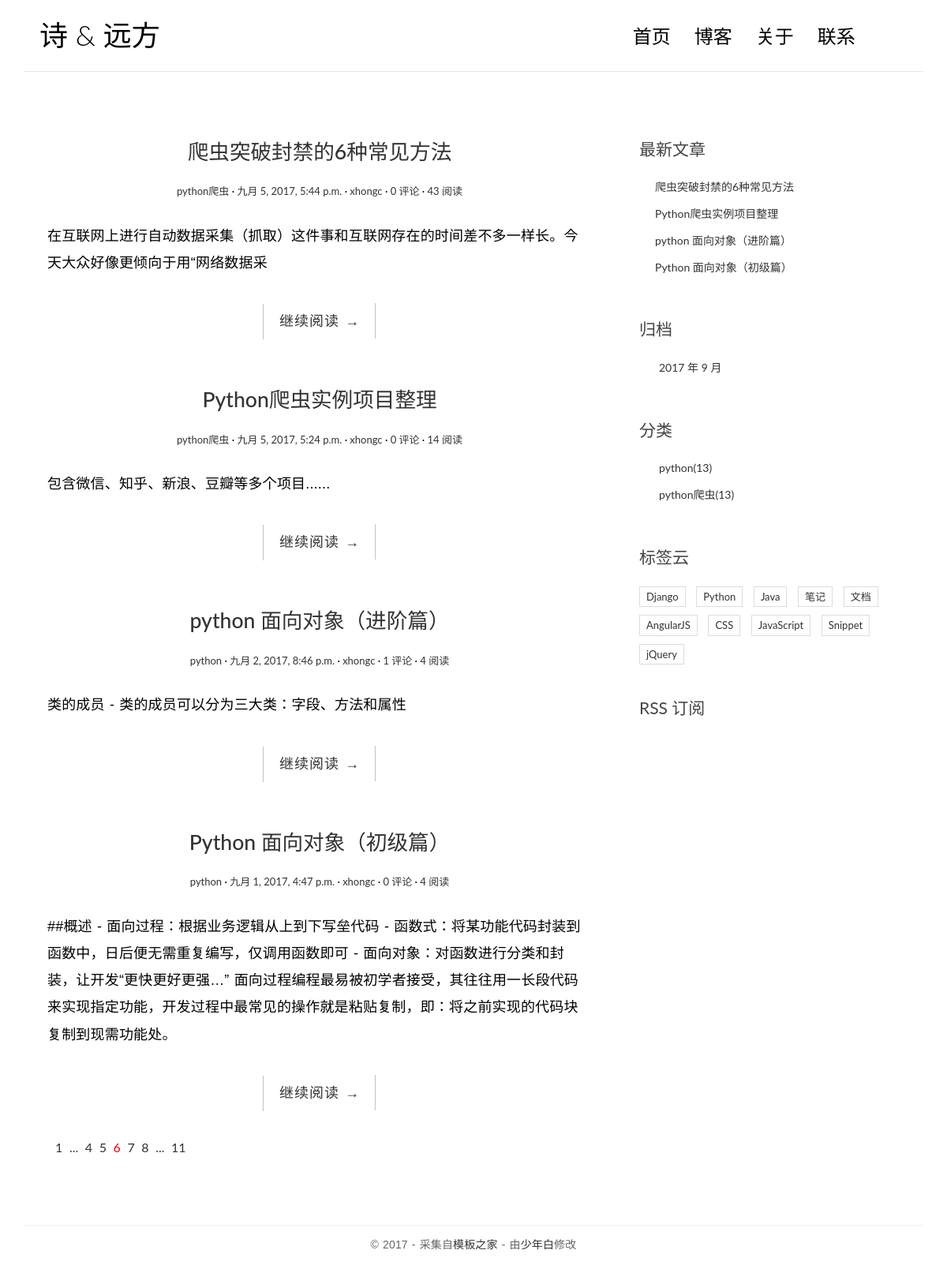
The page / on the database its author committed.
### blog/models.py (models this page shows, shortened)
class Post(models.Model):
    title = models.CharField(max_length=70)
    body = models.TextField()
    created_time = models.DateTimeField()
    modified_time = models.DateTimeField()
    excerpt = models.CharField(max_length=200,blank=True)
    category = models.ForeignKey(Category)
    tags = models.ManyToManyField(Tag,blank=True)
    author = models.ForeignKey(User)
    views = models.PositiveIntegerField(default=0)
    def get_absolute_url(self):
        return reverse('blog:detail',kwargs={'pk':self.pk})

class Category(models.Model):
    name = models.CharField(max_length=100)

### blog/views.py (the view)
# urls.py: url(r'^$',views.index,name='index'),
def index(request):
    post_list = Post.objects.all().order_by('-created_time')
    return render(request,'blog/index.html',context={'post_list':post_list})

### blog/templatetags/blog_tags.py (called while the page is built)
@register.simple_tag
def get_recent_posts(num=5):
    return Post.objects.all().order_by('-created_time')[:num]

@register.simple_tag
def archives():
    return Post.objects.dates('created_time','month',order='DESC')

@register.simple_tag
def get_categories():
    return Category.objects.all()

### templates/blog/index.html
{% extends 'base.html' %}
{% block main %}
              {% for post in post_list %}
                <article class="post post-{{ post.pk }}">
                    <header class="entry-header">
                        <h1 class="entry-title">
                            <a href="{{ post.get_absolute_url }}">{{  post.title }}</a>
                        </h1>
                        <div class="entry-meta">
                            <span class="post-category"><a href="#">{{ post.category.name }}</a></span>
                            <span class="post-date"><a href="#"><time class="entry-date"
                                                                      datetime="{{ post.created_time }}">{{ post.created_time }}</time></a></span>
                            <span class="post-author"><a href="#">{{ post.author }}</a></span>
                            <span class="comments-link"><a href="#">{{ post.comment_set.count }} 评论</a></span>
                            <span class="views-count"><a href="{{ post.get_absolute_url }}">{{ post.views }} 阅读</a></span>
                        </div>
                    </header>
                    <div class="entry-content clearfix">
                        <p>{{ post.excerpt }}</p>
                        <div class="read-more cl-effect-14">
                            <a href="{{ post.get_absolute_url }}" class="more-link">继续阅读 <span class="meta-nav">→</span></a>
                        </div>
                    </div>
                </article>
              {% empty %}
                <div class="no-post">暂时还未发布文章！！！</div>
              {% endfor %}
                <div class="pagination">
                    <ul>
                        <li><a href="">1</a></li>
                        <li><a href="">...</a></li>
                        <li><a href="">4</a></li>
                        <li><a href="">5</a></li>
                        <li class="current"><a href="">6</a></li>
                        <li><a href="">7</a></li>
                        <li><a href="">8</a></li>
                        <li><a href="">...</a></li>
                        <li><a href="">11</a></li>
                    </ul>
                </div>
{% endblock main %}

### templates/base.html (shortened to what this page needs)
{% load staticfiles %}
{% load blog_tags %}
<!DOCTYPE html>
<html>
<head>
    <link rel="stylesheet" href="https://cdn.bootcss.com/bootstrap/3.3.7/css/bootstrap.min.css">
    <link rel="stylesheet" href="http://code.ionicframework.com/ionicons/2.0.1/css/ionicons.min.css">
    <link rel="stylesheet" href="{% static 'blog/css/pace.css' %}">
    <link rel="stylesheet" href="{% static 'blog/css/custom.css'%}">
    <link rel="stylesheet" href="{% static 'blog/css/highlights/github.css' %}">
</head>
<body>
<div class="container">
    <header id="site-header">
        <div class="row">
            <div class="col-md-4 col-sm-5 col-xs-8">
                <div class="logo">
                    <h1><a href="{% url 'blog:index' %}"><b>诗</b> &amp; 远方</a></h1>
                </div>
            </div>
            <div class="col-md-8 col-sm-7 col-xs-4">
                <nav class="main-nav" role="navigation">
                    <div class="collapse navbar-collapse" id="bs-example-navbar-collapse-1">
                        <ul class="nav navbar-nav navbar-right">
                            <li class="cl-effect-11"><a href="{% url 'blog:index' %}" data-hover="首页">首页</a></li>
                            <li class="cl-effect-11"><a href="full-width.html" data-hover="博客">博客</a></li>
                            <li class="cl-effect-11"><a href="about.html" data-hover="关于">关于</a></li>
                            <li class="cl-effect-11"><a href="contact.html" data-hover="联系">联系</a></li>
                        </ul>
                    </div>
                </nav>
            </div>
        </div>
    </header>
</div>
<div class="content-body">
    <div class="container">
        <div class="row">
            <main class="col-md-8">
                {% block main %}
                {% endblock main %}
            </main>
            <aside class="col-md-4">
            </aside>
            <aside class="col-md-4">
                <div class="widget widget-recent-posts">
                    <h3 class="widget-title">最新文章</h3>
                    {% get_recent_posts as recent_post_list %}
                    <ul>
                        {% for post in recent_post_list %}
                        <li>
                            <a href="{{ post.get_absolute_url }}">{{ post.title }}</a>
                        </li>
                    {% empty %}
                        暂无文章
                    {% endfor %}
                    </ul>
                </div>
                <div class="widget widget-archives">
                    <h3 class="widget-title">归档</h3>
                    {% archives as date_list %}
                    <ul>
                        {% for date in date_list %}
                        <li>
                            <a href="{% url 'blog:archives' date.year date.month %}">{{ date.year }} 年 {{ date.month }} 月</a>
                        </li>
                        {% empty %}
                        暂无归档
                        {% endfor %}
                    </ul>
                </div>
                <div class="widget widget-category">
                    <h3 class="widget-title">分类</h3>
                    {% get_categories as category_list %}
                    <ul>
                        {% for category in category_list %}
                        <li>
                            <a href="{% url 'blog:category' category.pk %}">{{ category.name }}<span class="post-count">(13)</span></a>
                        </li>
                        {% empty %}
                        暂无分类
                        {% endfor %}
                    </ul>
                </div>
                <div class="widget widget-tag-cloud">
                    <h3 class="widget-title">标签云</h3>
                    <ul>
                        <li>
                            <a href="#">Django</a>
                        </li>
                        <li>
                            <a href="#">Python</a>
                        </li>
                        <li>
                            <a href="#">Java</a>
                        </li>
                        <li>
                            <a href="#">笔记</a>
                        </li>
                        <li>
                            <a href="#">文档</a>
                        </li>
                        <li>
                            <a href="#">AngularJS</a>
                        </li>
                        <li>
                            <a href="#">CSS</a>
                        </li>
                        <li>
                            <a href="#">JavaScript</a>
                        </li>
                        <li>
                            <a href="#">Snippet</a>
                        </li>
                        <li>
                            <a href="#">jQuery</a>
                        </li>
                    </ul>
                </div>
                <div class="rss">
                    <a href=""> RSS 订阅</a>
                </div>
            </aside>
        </div>
    </div>
</div>
<footer id="site-footer">
    <div class="container">
        <div class="row">
            <div class="col-md-12">
                <p class="copyright">&copy 2017 - 采集自<a href="http://www.cssmoban.com/"
                                                        target="_blank" title="模板之家">模板之家</a>
                    - 由<a href="http://xhongc.cc/" title="网页模板" target="_blank">少年白</a>修改
                </p>
            </div>
        </div>
    </div>
</footer>
</body>
</html>

### blog/static/blog/css/custom.css (style rules this page uses)
* { outline: none; }
h1, h2, h3, h4, h5, h6 { margin-top: 0; }
b { font-weight: 400; }
a { color: #333; }
body { color: #444; font-family: 'Lato', sans-serif; }
p { font-family: 'Ubuntu', sans-serif; font-weight: 400; word-spacing: 1px; letter-spacing: 0.01em; }
#site-header { background-color: #FFF; padding: 25px 20px; margin-bottom: 40px; border-bottom: 1px solid #e7e7e7; }
.logo h1 a { color: #000; }
.logo h1 { margin: 0; font-family: 'Lato', sans-serif; font-weight: 300; }
.main-nav { margin-top: 11px; max-width: 95%; }
.main-nav a { color: #000000 !important; padding: 0 0 5px 0 !important; margin-right: 30px; font-family: 'Lato', sans-serif; font-weight: 300; font-size: 24px; }
.cl-effect-11 a { padding: 10px 0; color: #0972b4; text-shadow: none; }
.cl-effect-11 a::before { position: absolute; top: 0; left: 0; overflow: hidden; padding: 0 0 5px 0 !important; max-width: 0; border-bottom: 1px solid #000; color: #000; content: attr(data-hover); white-space: nowrap; -webkit-transition: max-width 0.5s; -moz-transition: max-width 0.5s; transition: max-width 0.5s; }
.content-body { padding-bottom: 4em; }
.post { background: #fff; padding: 30px 30px 0; }
.entry-title { text-align: center; font-size: 1.9em; margin-bottom: 20px; line-height: 1.6; padding: 10px 20px 0; }
.entry-meta { text-align: center; color: #DDDDDD; font-size: 13px; margin-bottom: 30px; }
.entry-content { font-size: 18px; line-height: 1.9; font-weight: 300; color: #000; }
.post-category::after, .post-date::after, .post-author::after, .comments-link::after { content: ' ·'; color: #000; }
.read-more { font-family: 'Ubuntu', sans-serif; font-weight: 400; word-spacing: 1px; letter-spacing: 0.01em; text-align: center; margin-top: 20px; }
.cl-effect-14 a { padding: 0 20px; height: 45px; line-height: 45px; position: relative; display: inline-block; margin: 15px 25px; letter-spacing: 1px; font-weight: 400; text-shadow: 0 0 1px rgba(255, 255, 255, 0.3); }
.cl-effect-14 a::before, .cl-effect-14 a::after { position: absolute; width: 45px; height: 1px; background: #C3C3C3; content: ''; -webkit-transition: all 0.3s; -moz-transition: all 0.3s; transition: all 0.3s; pointer-events: none; }
.cl-effect-14 a::before { top: 0; left: 0; -webkit-transform: rotate(90deg); -moz-transform: rotate(90deg); transform: rotate(90deg); -webkit-transform-origin: 0 0; -moz-transform-origin: 0 0; transform-origin: 0 0; }
.cl-effect-14 a::after { right: 0; bottom: 0; -webkit-transform: rotate(90deg); -moz-transform: rotate(90deg); transform: rotate(90deg); -webkit-transform-origin: 100% 0; -moz-transform-origin: 100% 0; transform-origin: 100% 0; }
.widget { background: #fff; padding: 30px 0 0; }
.widget-title { font-size: 1.5em; margin-bottom: 20px; line-height: 1.6; padding: 10px 0 0; font-weight: 400; }
.widget-recent-posts ul { padding: 0; margin: 0; padding-left: 20px; }
.widget-recent-posts ul li { list-style-type: none; position: relative; line-height: 170%; margin-bottom: 10px; }
.widget-recent-posts ul li::before { content: '\f3d3'; font-family: "Ionicons"; position: absolute; left: -17px; top: 3px; font-size: 16px; color: #000; }
.widget-archives ul { padding: 0; margin: 0; padding-left: 25px; }
.widget-archives ul li { list-style-type: none; position: relative; line-height: 170%; margin-bottom: 10px; }
.widget-archives ul li::before { content: '\f3f3'; font-family: "Ionicons"; position: absolute; left: -25px; top: 1px; font-size: 16px; color: #000; }
.widget-category ul { padding: 0; margin: 0; padding-left: 25px; }
.widget-category ul li { list-style-type: none; position: relative; line-height: 170%; margin-bottom: 10px; }
.widget-category ul li::before { content: '\f3fe'; font-family: "Ionicons"; position: absolute; left: -25px; top: 1px; font-size: 18px; color: #000; }
.widget-tag-cloud ul { padding: 0; margin: 0; margin-right: -10px; }
.widget-tag-cloud ul li { list-style-type: none; font-size: 13px; display: inline-block; margin-right: 10px; margin-bottom: 10px; padding: 3px 8px; border: 1px solid #ddd; }
.rss { font-size: 21px; margin-top: 30px; }
.rss a { color: #444; }
#site-footer { padding-top: 10px; padding: 0 0 1.5em 0; }
.copyright { text-align: center; padding-top: 1em; margin: 0; border-top: 1px solid #eee; color: #666; }
.pagination ul { list-style: none; }
.pagination ul li { display: inline-block; font-size: 16px; margin-right: 5px; }
.current a { color: red; }

### rows shown on the page
Post: title "爬虫突破封禁的6种常见方法", category.name "python爬虫", created_time "九月 5, 2017, 5:44 p.m.", author "xhongc", comment_set.count "0", views "43", excerpt "在互联网上进行自动数据采集（抓取）这件事和互联网存在的时间差不多一样长。今天大众好像更倾向于用“网络数据采"
Post: title "Python爬虫实例项目整理", category.name "python爬虫", created_time "九月 5, 2017, 5:24 p.m.", author "xhongc", comment_set.count "0", views "14", excerpt "包含微信、知乎、新浪、豆瓣等多个项目......"
Post: title "python 面向对象（进阶篇）", category.name "python", created_time "九月 2, 2017, 8:46 p.m.", author "xhongc", comment_set.count "1", views "4", excerpt "类的成员 - 类的成员可以分为三大类：字段、方法和属性"
Post: title "Python 面向对象（初级篇）", category.name "python", created_time "九月 1, 2017, 4:47 p.m.", author "xhongc", comment_set.count "0", views "4", excerpt "##概述 - 面向过程：根据业务逻辑从上到下写垒代码 - 函数式：将某功能代码封装到函数中，日后便无需重复编写，仅调用函数即可 - 面向对象：对函数进行分类和封装，让开发“更快更好更强…” 面向过程编程最易被初学者接受，其往往用一长段代码来实现指定功能，开发过程中最常见的操作就是粘贴复制，即：将之前实现的代码块复制到现需功能处。"
Category: name "python"
Category: name "python爬虫"

### other values the page prints
{{ date.year }} "2017"
{{ date.month }} "9"
